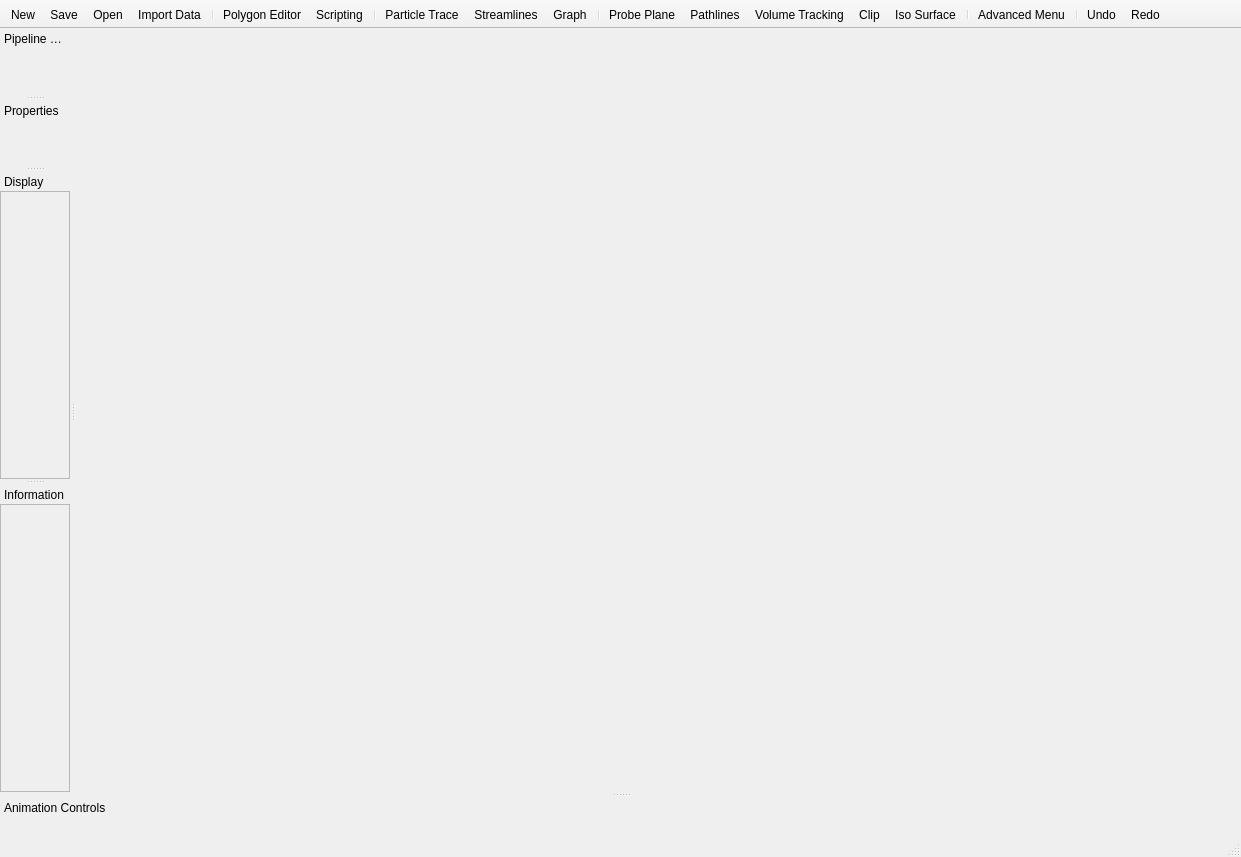
<?xml version="1.0" encoding="UTF-8"?>
<ui version="4.0">
 <class>MainWindow</class>
 <widget class="QMainWindow" name="MainWindow">
  <property name="geometry">
   <rect>
    <x>0</x>
    <y>0</y>
    <width>1241</width>
    <height>857</height>
   </rect>
  </property>
  <property name="windowTitle">
   <string>MainWindow</string>
  </property>
  <widget class="QWidget" name="centralwidget">
   <layout class="QVBoxLayout" name="verticalLayout">
    <item>
     <layout class="QVBoxLayout" name="verticalLayout_3">
      <item>
       <widget class="pqViewManager" name="MultiViewManager" native="true"/>
      </item>
     </layout>
    </item>
   </layout>
  </widget>
  <widget class="pqStatusBar" name="statusbar"/>
  <widget class="QToolBar" name="toolBar">
   <property name="windowTitle">
    <string>toolBar</string>
   </property>
   <property name="movable">
    <bool>false</bool>
   </property>
   <property name="toolButtonStyle">
    <enum>Qt::ToolButtonTextUnderIcon</enum>
   </property>
   <attribute name="toolBarArea">
    <enum>TopToolBarArea</enum>
   </attribute>
   <attribute name="toolBarBreak">
    <bool>false</bool>
   </attribute>
   <addaction name="actionNewScene"/>
   <addaction name="actionSaveState"/>
   <addaction name="actionLoadState"/>
   <addaction name="actionOpenDir"/>
   <addaction name="separator"/>
   <addaction name="actionPolygonEditor"/>
   <addaction name="actionScripting"/>
   <addaction name="separator"/>
   <addaction name="actionParticleTrace"/>
   <addaction name="actionStreamlines"/>
   <addaction name="actionGraph"/>
   <addaction name="separator"/>
   <addaction name="actionProbePlane"/>
   <addaction name="actionPathlines"/>
   <addaction name="actionVolumeTrace"/>
   <addaction name="actionClip"/>
   <addaction name="actionIsoSurface"/>
   <addaction name="separator"/>
   <addaction name="actionAdvancedMenu"/>
   <addaction name="separator"/>
   <addaction name="actionUndo"/>
   <addaction name="actionRedo"/>
  </widget>
  <widget class="QDockWidget" name="animationControls">
   <property name="features">
    <set>QDockWidget::NoDockWidgetFeatures</set>
   </property>
   <property name="allowedAreas">
    <set>Qt::NoDockWidgetArea</set>
   </property>
   <property name="windowTitle">
    <string>Animation Controls</string>
   </property>
   <attribute name="dockWidgetArea">
    <number>8</number>
   </attribute>
   <widget class="QWidget" name="dockWidgetContents">
    <layout class="QVBoxLayout" name="verticalLayout_2">
     <item>
      <widget class="pqPVAnimationWidget" name="widget" native="true"/>
     </item>
    </layout>
   </widget>
  </widget>
  <widget class="QDockWidget" name="pipelineBrowserDock">
   <property name="features">
    <set>QDockWidget::NoDockWidgetFeatures</set>
   </property>
   <property name="allowedAreas">
    <set>Qt::LeftDockWidgetArea|Qt::RightDockWidgetArea</set>
   </property>
   <property name="windowTitle">
    <string>Pipeline Browser</string>
   </property>
   <attribute name="dockWidgetArea">
    <number>1</number>
   </attribute>
   <widget class="pqPipelineBrowserWidget" name="pipelineBrowser">
    <property name="contextMenuPolicy">
     <enum>Qt::ActionsContextMenu</enum>
    </property>
   </widget>
  </widget>
  <widget class="QDockWidget" name="objectInspectorDock">
   <property name="features">
    <set>QDockWidget::NoDockWidgetFeatures</set>
   </property>
   <property name="windowTitle">
    <string>Properties</string>
   </property>
   <attribute name="dockWidgetArea">
    <number>1</number>
   </attribute>
   <widget class="pqObjectInspectorWidget" name="objectInspector"/>
  </widget>
  <widget class="QDockWidget" name="displayDock">
   <property name="features">
    <set>QDockWidget::NoDockWidgetFeatures</set>
   </property>
   <property name="windowTitle">
    <string>Display</string>
   </property>
   <attribute name="dockWidgetArea">
    <number>1</number>
   </attribute>
   <widget class="QWidget" name="displayWidgetFrame">
    <layout class="QVBoxLayout" name="verticalLayout">
     <property name="spacing">
      <number>0</number>
     </property>
     <property name="margin">
      <number>0</number>
     </property>
     <item>
      <widget class="QScrollArea" name="displayScrollArea">
       <property name="widgetResizable">
        <bool>true</bool>
       </property>
       <widget class="pqDisplayProxyEditorWidget" name="displayWidget">
        <property name="geometry">
         <rect>
          <x>0</x>
          <y>0</y>
          <width>69</width>
          <height>233</height>
         </rect>
        </property>
       </widget>
      </widget>
     </item>
    </layout>
   </widget>
  </widget>
  <widget class="QDockWidget" name="informationDock">
   <property name="features">
    <set>QDockWidget::NoDockWidgetFeatures</set>
   </property>
   <property name="windowTitle">
    <string>Information</string>
   </property>
   <attribute name="dockWidgetArea">
    <number>1</number>
   </attribute>
   <widget class="QWidget" name="informationWidgetFrame">
    <layout class="QVBoxLayout" name="verticalLayout_2">
     <property name="spacing">
      <number>0</number>
     </property>
     <property name="margin">
      <number>0</number>
     </property>
     <item>
      <widget class="QScrollArea" name="informationScrollArea">
       <property name="widgetResizable">
        <bool>true</bool>
       </property>
       <widget class="pqProxyInformationWidget" name="informationWidget">
        <property name="geometry">
         <rect>
          <x>0</x>
          <y>0</y>
          <width>69</width>
          <height>231</height>
         </rect>
        </property>
       </widget>
      </widget>
     </item>
    </layout>
   </widget>
  </widget>
  <action name="actionNewScene">
   <property name="icon">
    <iconset resource="resources.qrc">
     <normaloff>:/actions/icons/tango/document-new.png</normaloff>:/actions/icons/tango/document-new.png</iconset>
   </property>
   <property name="text">
    <string>New</string>
   </property>
  </action>
  <action name="actionProperties">
   <property name="checkable">
    <bool>true</bool>
   </property>
   <property name="icon">
    <iconset resource="resources.qrc">
     <normaloff>:/actions/icons/tango/applications-system.png</normaloff>:/actions/icons/tango/applications-system.png</iconset>
   </property>
   <property name="text">
    <string>Properties</string>
   </property>
  </action>
  <action name="actionAnimation">
   <property name="checkable">
    <bool>true</bool>
   </property>
   <property name="icon">
    <iconset resource="resources.qrc">
     <normaloff>:/actions/icons/misc/200px-Appointment.svg.png</normaloff>:/actions/icons/misc/200px-Appointment.svg.png</iconset>
   </property>
   <property name="text">
    <string>Time Line</string>
   </property>
  </action>
  <action name="actionOpenDir">
   <property name="icon">
    <iconset resource="resources.qrc">
     <normaloff>:/actions/icons/tango/folder-open.png</normaloff>:/actions/icons/tango/folder-open.png</iconset>
   </property>
   <property name="text">
    <string>Import Data</string>
   </property>
   <property name="toolTip">
    <string>Import Directory</string>
   </property>
  </action>
  <action name="actionProbePlane">
   <property name="icon">
    <iconset resource="resources.qrc">
     <normaloff>:/actions/icons/custom/probeplane.png</normaloff>:/actions/icons/custom/probeplane.png</iconset>
   </property>
   <property name="text">
    <string>Probe Plane</string>
   </property>
   <property name="toolTip">
    <string>Probe Plane</string>
   </property>
  </action>
  <action name="actionParticleTrace">
   <property name="icon">
    <iconset resource="resources.qrc">
     <normaloff>:/actions/icons/custom/particletrace.png</normaloff>:/actions/icons/custom/particletrace.png</iconset>
   </property>
   <property name="text">
    <string>Particle Trace</string>
   </property>
  </action>
  <action name="actionVolume">
   <property name="icon">
    <iconset resource="resources.qrc">
     <normaloff>:/actions/icons/tango/mail-mark-junk.png</normaloff>:/actions/icons/tango/mail-mark-junk.png</iconset>
   </property>
   <property name="text">
    <string>Volume</string>
   </property>
  </action>
  <action name="actionIsoSurface">
   <property name="icon">
    <iconset resource="resources.qrc">
     <normaloff>:/actions/icons/misc/pqIsosurface24.png</normaloff>:/actions/icons/misc/pqIsosurface24.png</iconset>
   </property>
   <property name="text">
    <string>Iso Surface</string>
   </property>
  </action>
  <action name="actionStreamlines">
   <property name="icon">
    <iconset resource="resources.qrc">
     <normaloff>:/actions/icons/misc/pqStreamTracer24.png</normaloff>:/actions/icons/misc/pqStreamTracer24.png</iconset>
   </property>
   <property name="text">
    <string>Streamlines</string>
   </property>
   <property name="toolTip">
    <string>Particle Streamlines</string>
   </property>
  </action>
  <action name="actionScripting">
   <property name="icon">
    <iconset resource="resources.qrc">
     <normaloff>:/actions/icons/misc/200px-Python.svg.png</normaloff>:/actions/icons/misc/200px-Python.svg.png</iconset>
   </property>
   <property name="text">
    <string>Scripting</string>
   </property>
  </action>
  <action name="actionRedo">
   <property name="icon">
    <iconset resource="resources.qrc">
     <normaloff>:/actions/icons/tango/edit-redo.png</normaloff>:/actions/icons/tango/edit-redo.png</iconset>
   </property>
   <property name="text">
    <string>Redo</string>
   </property>
  </action>
  <action name="actionUndo">
   <property name="icon">
    <iconset resource="resources.qrc">
     <normaloff>:/actions/icons/tango/edit-undo.png</normaloff>:/actions/icons/tango/edit-undo.png</iconset>
   </property>
   <property name="text">
    <string>Undo</string>
   </property>
  </action>
  <action name="actionSaveState">
   <property name="icon">
    <iconset resource="resources.qrc">
     <normaloff>:/actions/icons/tango/document-save.png</normaloff>:/actions/icons/tango/document-save.png</iconset>
   </property>
   <property name="text">
    <string>Save</string>
   </property>
  </action>
  <action name="actionLoadState">
   <property name="icon">
    <iconset resource="resources.qrc">
     <normaloff>:/actions/icons/tango/document-open.png</normaloff>:/actions/icons/tango/document-open.png</iconset>
   </property>
   <property name="text">
    <string>Open</string>
   </property>
  </action>
  <action name="actionGraph">
   <property name="icon">
    <iconset resource="resources.qrc">
     <normaloff>:/actions/icons/misc/200px-Icon_Mathematical_Plot.svg.png</normaloff>:/actions/icons/misc/200px-Icon_Mathematical_Plot.svg.png</iconset>
   </property>
   <property name="text">
    <string>Graph</string>
   </property>
  </action>
  <action name="actionVolumeTrace">
   <property name="icon">
    <iconset resource="resources.qrc">
     <normaloff>:/actions/icons/misc/pqSource32.png</normaloff>:/actions/icons/misc/pqSource32.png</iconset>
   </property>
   <property name="text">
    <string>Volume Tracking</string>
   </property>
  </action>
  <action name="actionClip">
   <property name="icon">
    <iconset resource="resources.qrc">
     <normaloff>:/actions/icons/misc/pqClip24.png</normaloff>:/actions/icons/misc/pqClip24.png</iconset>
   </property>
   <property name="text">
    <string>Clip</string>
   </property>
  </action>
  <action name="actionAdvancedMenu">
   <property name="icon">
    <iconset resource="resources.qrc">
     <normaloff>:/actions/icons/tango/software-update-available.png</normaloff>:/actions/icons/tango/software-update-available.png</iconset>
   </property>
   <property name="text">
    <string>Advanced Menu</string>
   </property>
  </action>
  <action name="actionPolygonEditor">
   <property name="checkable">
    <bool>false</bool>
   </property>
   <property name="icon">
    <iconset resource="resources.qrc">
     <normaloff>:/actions/icons/custom/polygoneditor.png</normaloff>:/actions/icons/custom/polygoneditor.png</iconset>
   </property>
   <property name="text">
    <string>Polygon Editor</string>
   </property>
  </action>
  <action name="actionPathlines">
   <property name="icon">
    <iconset resource="resources.qrc">
     <normaloff>:/actions/icons/misc/200px-Meld.svg.png</normaloff>:/actions/icons/misc/200px-Meld.svg.png</iconset>
   </property>
   <property name="text">
    <string>Pathlines</string>
   </property>
   <property name="toolTip">
    <string>Pathlines</string>
   </property>
  </action>
 </widget>
 <customwidgets>
  <customwidget>
   <class>pqObjectInspectorWidget</class>
   <extends>QWidget</extends>
   <header>pqObjectInspectorWidget.h</header>
   <container>1</container>
  </customwidget>
  <customwidget>
   <class>pqViewManager</class>
   <extends>QWidget</extends>
   <header>pqViewManager.h</header>
   <container>1</container>
  </customwidget>
  <customwidget>
   <class>pqStatusBar</class>
   <extends>QStatusBar</extends>
   <header>pqStatusBar.h</header>
  </customwidget>
  <customwidget>
   <class>pqPVAnimationWidget</class>
   <extends>QWidget</extends>
   <header>pqPVAnimationWidget.h</header>
   <container>1</container>
  </customwidget>
  <customwidget>
   <class>pqPipelineBrowserWidget</class>
   <extends>QWidget</extends>
   <header>pqPipelineBrowserWidget.h</header>
   <container>1</container>
  </customwidget>
  <customwidget>
   <class>pqDisplayProxyEditorWidget</class>
   <extends>QWidget</extends>
   <header>pqdisplayproxyeditorwidget.h</header>
  </customwidget>
  <customwidget>
   <class>pqProxyInformationWidget</class>
   <extends>QWidget</extends>
   <header>pqproxyinformationwidget.h</header>
  </customwidget>
 </customwidgets>
 <resources>
  <include location="resources.qrc"/>
 </resources>
 <connections/>
</ui>
